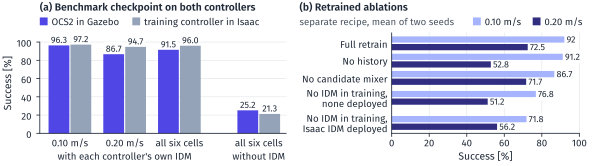

Source code (Python):
"""Plot transfer and retrained ablations (fig:transfer-ablations, Sec. 5.2).

Source of every number: the author's final results of 2026-11-03 (full record on the cluster,
/scratch/sselvaraj/gaitnet-runs/idm/inv/paper_exp/SUMMARY.md),
sections "Same checkpoint on Gazebo (OCS2) vs Isaac" and
"Retrained ablations (P2b)". Nothing here is invented or re-derived from
another source.

Design rule (user, 2026-11-03: "the bx and wisker is not good readapple ...
head map is notr good"): plain bars only. No error bars, whiskers,
confidence bands, heatmaps, p-values or per-seed marks. Every bar carries
its value, and every bar starts at 0.

(a) The benchmark checkpoint c0 (iteration 350, depth-camera terrain) on OCS2
    in Gazebo (G125 worlds, 100 trials per cell) and on the training controller
    in Isaac (120 robots per cell), each with its own IDM, then without an IDM.
    Groups: with IDM at 0.10 m/s (26/38/49 % voids pooled), with IDM at
    0.20 m/s, with IDM over all six cells, and, after a gap, without IDM over
    all six cells. Isaac's void fractions are nominal (20/30/40 %), matched to
    OCS2's by void area.
(b) The retrained ablations ("P2b"): a separate training recipe, two training
    seeds per arm, 300 trials per seed and command on the same OCS2 benchmark.
    Plotted: the mean of the two seeds per command, one bar each. The per-seed
    counts below are used only to form that mean and to check it against the
    source; no per-seed value is drawn (user rule, 2026-11-03).

Data conventions:
- Counts are integers out of n. Every derived number is a fractions.Fraction,
  rounded half up with decimal.ROUND_HALF_UP (Python's round() would give,
  e.g., 21.2 where the paper prints 21.3). Every printed value is asserted
  against the figure spec before anything is drawn.
- Isaac without IDM: the 49 %/0.10 m/s cell was reported as 8.2 %, which is
  not k/120 for any k. The author said on 2026-11-03 that the rate is about
  8 % and chose the nearest whole count, 10/120 = 8.3 %. All six cells are
  then counts, and "without IDM, all" is 153/720 = 21.25 -> 21.3
  (= \\corlBenchIsaacNoIdm, unchanged).
- Full retrains: the source gives only whole-percent per-command rates
  (92/92 at 0.10 m/s, 72/73 at 0.20 m/s) and no per-void cells, so their seed
  means are 92 and 72.5 and are printed exactly so ("92", not "92.0").

Open \\verify items that touch this figure's data:
- OCS2 with IDM at 49 %/0.20 m/s is 77, as in the G125 main table; the author
  confirmed 77 on 2026-11-03 (the Gazebo-vs-Isaac table's 87 is superseded).
  The speed x void sweep's tile size and success criterion (\\verify) do not
  enter this figure.

usage: ~/miniforge3/envs/manim/bin/python -B fig_transfer_ablations.py
       (writes fig_transfer_ablations.pdf and .png next to this file)
"""
import itertools
import subprocess
from decimal import ROUND_HALF_UP, Decimal, getcontext
from fractions import Fraction
from pathlib import Path

import matplotlib
matplotlib.use("Agg")
import matplotlib.pyplot as plt
from matplotlib import font_manager
from matplotlib.patches import Rectangle
from matplotlib.text import Annotation, Text
from matplotlib.textpath import TextPath
from matplotlib.transforms import Affine2D, Bbox, blended_transform_factory

HERE = Path(__file__).resolve().parent
getcontext().prec = 40


# ---------------------------------------------------------------- helpers
def dec(x: Fraction) -> Decimal:
    """Exact-enough Decimal of a Fraction (40 significant digits)."""
    return Decimal(x.numerator) / Decimal(x.denominator)


def half_up(x, places: str = "0.1") -> Decimal:
    """Round a Fraction or Decimal half up to the given quantum."""
    d = dec(x) if isinstance(x, Fraction) else Decimal(x)
    return d.quantize(Decimal(places), rounding=ROUND_HALF_UP)


def pct(k: int, n: int) -> Fraction:
    """Success rate in percent as an exact Fraction."""
    return Fraction(100 * k, n)


def r1(x) -> str:
    """One-decimal, half-up string of a Fraction or Decimal."""
    return str(half_up(x))


# ---------------------------------------------------------------- data (a)
# Cell order: 0.10 m/s at 26/38/49 % voids, then 0.20 m/s at 26/38/49 %.
N_OCS2 = 100                               # trials per cell (\corlBenchTrialsPerCell)
N_ISAAC = 120                              # robots per cell (\corlBenchIsaacRobots)

OCS2_IDM = [100, 93, 96, 96, 87, 77]       # OCS2 IDM; 77 not 87, see docstring
ISAAC_IDM = [116, 120, 114, 120, 114, 107]  # training-controller IDM
OCS2_NOIDM = [48, 34, 11, 33, 17, 8]       # the real no-IDM result (author)
# Isaac without IDM, successes of 120. Cell 3 was reported as 8.2 %; the
# author's answer (2026-11-03: "about 8 %") fixes it at 10/120 = 8.3 %.
ISAAC_NOIDM_K = [50, 41, 10, 30, 14, 8]
ISAAC_NOIDM_ALL_GIVEN = Decimal("21.3")    # \corlBenchIsaacNoIdm

# ---------------------------------------------------------------- data (b)
# Per-void successes out of 100 per seed (s1, s2), order as in (a); GT P2b table.
ABLATION_CELLS = {
    "No history": ([98, 95, 84, 64, 36, 17], [96, 90, 84, 82, 70, 48]),
    "No candidate mixer": ([97, 89, 84, 89, 81, 58], [93, 77, 80, 81, 69, 52]),
    "No IDM in training,\nnone deployed": ([81, 74, 59, 69, 47, 22],
                                           [89, 85, 73, 76, 59, 34]),
    "No IDM in training,\nIsaac IDM deployed": ([72, 66, 52, 68, 52, 37],
                                                [89, 84, 68, 83, 64, 33]),
}
# GT's per-seed, per-command whole-percent rates and per-seed pooled rates,
# used only to cross-check the cells above (never plotted).
ABLATION_GIVEN_PER_SEED = {
    "No history": ((92, 39, "65.7"), (90, 67, "78.3")),
    "No candidate mixer": ((90, 76, "83.0"), (83, 67, "75.3")),
    "No IDM in training,\nnone deployed": ((71, 46, "58.7"), (82, 56, "69.3")),
    "No IDM in training,\nIsaac IDM deployed": ((63, 52, "57.8"), (80, 60, "70.2")),
}
# Full retrains: only whole-percent per-command rates are given (s1, s2).
FULL_RETRAIN_GIVEN = {"0.10": (92, 92), "0.20": (72, 73)}

# ---------------------------------------------------------------- derived (a)
# Successes and trials per group: 0.10 m/s = cells 0-2, 0.20 m/s = cells 3-5.
GROUPS_A = ["with IDM, 0.10 m/s", "with IDM, 0.20 m/s", "with IDM, all", "without IDM, all"]
ocs2_counts = {
    "with IDM, 0.10 m/s": (sum(OCS2_IDM[:3]), 3 * N_OCS2),
    "with IDM, 0.20 m/s": (sum(OCS2_IDM[3:]), 3 * N_OCS2),
    "with IDM, all": (sum(OCS2_IDM), 6 * N_OCS2),
    "without IDM, all": (sum(OCS2_NOIDM), 6 * N_OCS2),
}
isaac_counts = {
    "with IDM, 0.10 m/s": (sum(ISAAC_IDM[:3]), 3 * N_ISAAC),
    "with IDM, 0.20 m/s": (sum(ISAAC_IDM[3:]), 3 * N_ISAAC),
    "with IDM, all": (sum(ISAAC_IDM), 6 * N_ISAAC),
    "without IDM, all": (sum(ISAAC_NOIDM_K), 6 * N_ISAAC),
}
vals_a = {"ocs2": {g: pct(*kn) for g, kn in ocs2_counts.items()},
          "isaac": {g: pct(*kn) for g, kn in isaac_counts.items()}}
labels_a = {ctrl: {g: r1(v) for g, v in d.items()} for ctrl, d in vals_a.items()}

# ---------------------------------------------------------------- derived (b)
# Seed mean per command = (k_s1 + k_s2) / 600, k = successes over 3 cells.
ARMS = ["Full retrain"] + list(ABLATION_CELLS)
vals_b = {"Full retrain": (Fraction(sum(FULL_RETRAIN_GIVEN["0.10"]), 2),
                           Fraction(sum(FULL_RETRAIN_GIVEN["0.20"]), 2))}
for arm, (s1, s2) in ABLATION_CELLS.items():
    vals_b[arm] = (pct(sum(s1[:3]) + sum(s2[:3]), 600), pct(sum(s1[3:]) + sum(s2[3:]), 600))
labels_b = {arm: tuple(r1(v) for v in vs) for arm, vs in vals_b.items()}
# Full retrains are printed as given (whole-percent inputs): "92", not "92.0".
labels_b["Full retrain"] = (str(vals_b["Full retrain"][0]), str(dec(vals_b["Full retrain"][1])))

# ---------------------------------------------------------------- asserts
# (a) counts behind each bar
assert ocs2_counts == {"with IDM, 0.10 m/s": (289, 300), "with IDM, 0.20 m/s": (260, 300),
                       "with IDM, all": (549, 600), "without IDM, all": (151, 600)}
assert isaac_counts == {"with IDM, 0.10 m/s": (350, 360), "with IDM, 0.20 m/s": (341, 360),
                        "with IDM, all": (691, 720), "without IDM, all": (153, 720)}
# (a) Isaac cells reproduce GT's comparison table
assert [r1(pct(k, N_ISAAC)) for k in ISAAC_IDM] == ["96.7", "100.0", "95.0", "100.0", "95.0", "89.2"]
# The five other cells reproduce GT's rates; cell 3 is 8.3 (author: about 8 %).
assert [r1(pct(k, N_ISAAC)) for k in ISAAC_NOIDM_K] == ["41.7", "34.2", "8.3", "25.0", "11.7", "6.7"]
assert half_up(vals_a["isaac"]["without IDM, all"]) == ISAAC_NOIDM_ALL_GIVEN
# (a) every printed value, as in the figure spec (OCS2 / Isaac per group)
assert [(labels_a["ocs2"][g], labels_a["isaac"][g]) for g in GROUPS_A] == [
    ("96.3", "97.2"), ("86.7", "94.7"), ("91.5", "96.0"), ("25.2", "21.3")]
# (b) cells reproduce GT's per-seed rates
for arm, (s1, s2) in ABLATION_CELLS.items():
    for cells, (g10, g20, gpool) in zip((s1, s2), ABLATION_GIVEN_PER_SEED[arm]):
        assert half_up(pct(sum(cells[:3]), 300), "1") == g10, arm
        assert half_up(pct(sum(cells[3:]), 300), "1") == g20, arm
        assert r1(pct(sum(cells), 600)) == gpool, arm
# (b) every printed value, as in the figure spec (0.10 / 0.20 m/s per arm)
assert [labels_b[a] for a in ARMS] == [
    ("92", "72.5"), ("91.2", "52.8"), ("86.7", "71.7"), ("76.8", "51.2"), ("71.8", "56.2")]
assert vals_b["Full retrain"] == (Fraction(92), Fraction(145, 2))
print("all asserts passed")

# ---------------------------------------------------------------- style
# Same font, rcParams and export path as fig_bench.py and Fig. 1.
for f in ("/usr/share/fonts/opentype/fira/FiraSans-Regular.otf",
          "/usr/share/fonts/opentype/fira/FiraSans-SemiBold.otf"):
    font_manager.fontManager.addfont(f)
plt.rcParams.update({
    "font.family": "Fira Sans", "font.size": 7.5,
    "axes.labelsize": 7.5, "xtick.labelsize": 7, "ytick.labelsize": 7,
    "legend.fontsize": 7, "axes.linewidth": 0.6,
    "xtick.major.width": 0.6, "ytick.major.width": 0.6,
    "xtick.major.size": 2.5, "ytick.major.size": 2.5,
    "axes.edgecolor": "#1F2937", "axes.labelcolor": "#1F2937",
    "xtick.color": "#1F2937", "ytick.color": "#1F2937",
    "pdf.fonttype": 42,
})
INK = "#1F2937"
MUTED = "#4B5563"
GRID = "#E5E7EB"
C_OCS2 = "#4F46E5"        # GaitNet on OCS2 (GaitNet's colour in every figure)
C_ISAAC = "#94A3B8"       # the same checkpoint on the training controller in Isaac
C_V10 = "#A5B4FC"         # 0.10 m/s in (b)
C_V20 = "#312E81"         # 0.20 m/s in (b)
FS_VALUE = 6.5            # value labels on the bars
FS_TICK = 7.0             # tick and category labels
FS_KEY = 7.0              # legend keys and subtitle (7 pt, as in Figs. 2-3)
FS_TITLE = 7.5

# ---------------------------------------------------------------- layout [mm]
MM = 1 / 25.4
FIG_W, FIG_H = 152.0, 42.0
LEFT_A, WIDTH_A = 9.6, 63.0       # panel (a) axes
GAP_AB = 27.0                     # (a) right edge to (b) axes left; holds (b)'s row labels
RIGHT_MARGIN = 4.4                # holds (b)'s value labels past 100 %
WIDTH_B = FIG_W - LEFT_A - WIDTH_A - GAP_AB - RIGHT_MARGIN
BOTTOM, TOP = 8.0, 33.6           # axes bottom and top [mm from the canvas bottom]
TITLE_Y, HEADER_Y = 39.3, 35.6    # baselines of panel titles and the header row [mm]
ROW1_Y, ROW2_Y = BOTTOM - 3.3, BOTTOM - 6.7   # baselines of (a)'s two category rows [mm]

fig, (ax_a, ax_b) = plt.subplots(1, 2, figsize=(FIG_W * MM, FIG_H * MM),
                                 gridspec_kw=dict(width_ratios=[WIDTH_A, WIDTH_B]))
fig.subplots_adjust(left=LEFT_A / FIG_W, right=1 - RIGHT_MARGIN / FIG_W,
                    bottom=BOTTOM / FIG_H, top=TOP / FIG_H,
                    wspace=GAP_AB / ((WIDTH_A + WIDTH_B) / 2))
# Canvas coordinates in mm from the bottom-left corner, for titles, the
# header row and the category rows (all placed by baseline).
T_MM = Affine2D().scale(1 / FIG_W, 1 / FIG_H) + fig.transFigure


def text_mm(x, y, s, **kw):
    return fig.text(x, y, s, transform=T_MM, va="baseline", **kw)


def key_row(x0, y, items):
    """One-row legend at baseline y [mm]: a square swatch, then its label."""
    fig.canvas.draw()
    r = fig.canvas.get_renderer()
    side = 2.0                                     # swatch side [mm], about the cap height
    x = x0
    for colour, label in items:
        fig.add_artist(Rectangle((x, y - 0.05), side, side, transform=T_MM,
                                 facecolor=colour, edgecolor="none", zorder=3))
        t = text_mm(x + side + 1.0, y, label, ha="left", fontsize=FS_KEY, color=INK)
        x = T_MM.inverted().transform((t.get_window_extent(r).x1, 0))[0] + 3.2
    return x


def axes_left_mm(ax):
    return ax.get_position().x0 * FIG_W


def value_text(ax, xy, s, **kw):
    # White box under the digits masks the grid line behind them; zorder 1.5
    # keeps the box below every bar (zorder 2), so it can never hide one.
    return ax.annotate(s, xy=xy, textcoords="offset points", fontsize=FS_VALUE, color=INK,
                       annotation_clip=False, zorder=1.5,
                       bbox=dict(boxstyle="square,pad=0.15", fc="white", ec="none"), **kw)


# ---------------------------------------------------------------- panel (a)
# x positions of the four groups; the gap before "without IDM" is 0.45 wider.
X_A = [0.0, 1.0, 2.0, 3.45]
BAR_W = 0.38                      # one bar [category units]
DX = BAR_W / 2 + 0.01             # bar centre offset from the group centre
ax_a.set_xlim(-0.55, 3.95)
ax_a.set_ylim(0, 110)
ax_a.set_yticks(range(0, 101, 20))
ax_a.spines["left"].set_bounds(0, 100)
ax_a.set_ylabel("Success [%]", labelpad=2)
ax_a.grid(axis="y", color=GRID, lw=0.5)
ax_a.set_axisbelow(True)
ax_a.spines[["top", "right"]].set_visible(False)
ax_a.set_xticks([])

for xg, g in zip(X_A, GROUPS_A):
    for ctrl, dx, colour in (("ocs2", -DX, C_OCS2), ("isaac", +DX, C_ISAAC)):
        v = float(vals_a[ctrl][g])
        ax_a.bar(xg + dx, v, width=BAR_W, color=colour, edgecolor="none", zorder=2)
        value_text(ax_a, (xg + dx, v), labels_a[ctrl][g], xytext=(0, 1.8),
                   ha="center", va="baseline")

# Category labels in two rows under the axis: what was pooled, then the IDM condition.
blend_a = blended_transform_factory(ax_a.transData, T_MM)
for xg, lab in zip(X_A, ["0.10 m/s", "0.20 m/s", "all six cells", "all six cells"]):
    ax_a.text(xg, ROW1_Y, lab, transform=blend_a, ha="center", va="baseline",
              fontsize=FS_TICK, color=INK, clip_on=False)
for xg, lab in ((1.0, "with each controller's own IDM"), (X_A[3], "without IDM")):
    ax_a.text(xg, ROW2_Y, lab, transform=blend_a, ha="center", va="baseline",
              fontsize=FS_TICK, color=INK, clip_on=False)

x_a0 = axes_left_mm(ax_a)
text_mm(x_a0, TITLE_Y, "(a) Benchmark checkpoint on both controllers", ha="left",
        fontsize=FS_TITLE, fontweight="semibold", color=INK)
key_row(x_a0, HEADER_Y, [(C_OCS2, "OCS2 in Gazebo"), (C_ISAAC, "training controller in Isaac")])

# ---------------------------------------------------------------- panel (b)
# Arms top to bottom (y axis inverted). The pitch grows where a two-line
# label meets another label, so the gap between labels stays well above the
# gap between the lines of one label.
Y_ROWS = [0.0, 1.0, 2.0, 3.15, 4.6]
H_B = 0.36                        # one bar [row units]
# Bar centre offset from the arm centre. The 0.08-unit (~1 pt) gap between an
# arm's two bars keeps a value label, centred on its bar and about as tall as
# it, clear of the neighbouring bar.
DY = H_B / 2 + 0.04
ax_b.set_ylim(Y_ROWS[-1] + 0.6, -0.6)
ax_b.set_xlim(0, 100)
ax_b.set_xticks(range(0, 101, 20))
# Tick labels and the axis label sit on the same two baselines as (a)'s
# category rows, so both panels share one band under the axes.
ax_b.set_xticklabels([])
blend_b = blended_transform_factory(ax_b.transData, T_MM)
for xt in range(0, 101, 20):
    ax_b.text(xt, ROW1_Y, str(xt), transform=blend_b, ha="center", va="baseline",
              fontsize=FS_TICK, color=INK, clip_on=False)
ax_b.text(50, ROW2_Y, "Success [%]", transform=blend_b, ha="center", va="baseline",
          fontsize=plt.rcParams["axes.labelsize"], color=INK, clip_on=False)
ax_b.set_yticks(Y_ROWS)
ax_b.set_yticklabels(ARMS, fontsize=FS_TICK, linespacing=0.9)
ax_b.tick_params(axis="y", length=0, pad=3.0)
ax_b.grid(axis="x", color=GRID, lw=0.5)
ax_b.set_axisbelow(True)
ax_b.spines[["top", "right"]].set_visible(False)

for y, arm in zip(Y_ROWS, ARMS):
    for dy, colour, v, s in ((-DY, C_V10, vals_b[arm][0], labels_b[arm][0]),
                             (+DY, C_V20, vals_b[arm][1], labels_b[arm][1])):
        ax_b.barh(y + dy, float(v), height=H_B, color=colour, edgecolor="none", zorder=2)
        # Fira Sans digits span -0.022..0.679 em about the baseline, so a
        # baseline 0.33 em below the bar centre centres the digits on the bar.
        value_text(ax_b, (float(v), y + dy), s, xytext=(1.6, -0.33 * FS_VALUE), ha="left",
                   va="baseline")

# Title, subtitle and key start at the left edge of the row labels.
fig.canvas.draw()
renderer = fig.canvas.get_renderer()
x_b0 = T_MM.inverted().transform(
    (min(t.get_window_extent(renderer).x0 for t in ax_b.get_yticklabels()), 0))[0]
text_mm(x_b0, TITLE_Y, "(b) Retrained ablations", ha="left",
        fontsize=FS_TITLE, fontweight="semibold", color=INK)
sub = text_mm(x_b0, HEADER_Y, "separate recipe, mean of two seeds", ha="left",
              fontsize=FS_KEY, color=MUTED)
fig.canvas.draw()
x_key_b = T_MM.inverted().transform((sub.get_window_extent(renderer).x1, 0))[0] + 4.0
key_row(x_key_b, HEADER_Y, [(C_V10, "0.10 m/s"), (C_V20, "0.20 m/s")])

# Inkscape's text-to-path drops OpenType ligature glyphs ("filled" came out as
# "f lled"), so ligatures are switched off for every text in the figure.
for t in fig.findobj(Text):
    t.set_fontfeatures(["-liga"])


# ---------------------------------------------------------------- layout check
def ink_boxes(t: Text, r) -> list[Bbox]:
    """Glyph-ink boxes (one per line, display px) of an unrotated text.

    The layout bbox of a text includes the font's full ascent and descent, so
    it flags neighbours whose glyphs do not touch. TextPath gives the outlines.
    """
    if t.get_rotation() % 360:
        return [t.get_window_extent(r)]
    if isinstance(t, Annotation):
        t.update_positions(r)      # sets the transform of the text position (xytext)
    _, info, _ = t._get_layout(r)
    posx, posy = t.get_transform().transform(t.get_unitless_position())
    scale = r.points_to_pixels(1.0)
    boxes = []
    for line, _, (lx, ly) in info:
        if not line.strip():
            continue
        ext = TextPath((0, 0), line, size=t.get_fontsize(), prop=t.get_fontproperties()).get_extents()
        boxes.append(Bbox.from_extents(posx + lx + ext.x0 * scale, posy + ly + ext.y0 * scale,
                                       posx + lx + ext.x1 * scale, posy + ly + ext.y1 * scale))
    return boxes


def layout_report(fig, min_gap_pt: float = 0.5) -> list[str]:
    """Ink overlaps text-text and text-bar, texts off the canvas, small fonts."""
    fig.canvas.draw()
    r = fig.canvas.get_renderer()
    gap = r.points_to_pixels(min_gap_pt)
    fb = fig.bbox
    texts = []                     # (label, [ink boxes], fontsize)
    for t in fig.findobj(Text):
        if t.get_visible() and t.get_text().strip():
            texts.append((t.get_text().replace("\n", "/"), ink_boxes(t, r), t.get_fontsize()))
    hit = lambda a, b: (a.x0 < b.x1 + gap and a.x1 > b.x0 - gap and
                        a.y0 < b.y1 + gap and a.y1 > b.y0 - gap)
    problems = []
    for s, boxes, fs in texts:
        if fs < 6.3:
            problems.append(f"font {fs} pt < 6.3: {s!r}")
        for bb in boxes:
            if bb.x0 < fb.x0 or bb.x1 > fb.x1 or bb.y0 < fb.y0 or bb.y1 > fb.y1:
                problems.append(f"off canvas: {s!r}")
    for (s1, b1, _), (s2, b2, _) in itertools.combinations(texts, 2):
        if any(hit(a, b) for a in b1 for b in b2):
            problems.append(f"text overlap: {s1!r} x {s2!r}")
    # Bars and key swatches in display px.
    marks = [("bar", p.get_window_extent(r)) for ax in (ax_a, ax_b) for p in ax.patches]
    marks += [("swatch", a.get_window_extent(r)) for a in fig.artists if isinstance(a, Rectangle)]
    for s, boxes, _ in texts:
        for kind, mb in marks:
            if any(hit(b, mb) for b in boxes):
                problems.append(f"{kind} touches text {s!r}")
    return problems


report = layout_report(fig)
print("layout:", "clean" if not report else "\n  " + "\n  ".join(report))
digits = sorted({t.get_text().replace("\n", "/") for t in fig.findobj(Text)
                 if any(ch.isdigit() for ch in t.get_text())})
print("texts with digits:", digits)

# ---------------------------------------------------------------- export
fig.savefig(HERE / "fig_transfer_ablations.png", dpi=300)
# Matplotlib embeds the OpenType (CFF) Fira Sans in a way some PDF checkers
# flag, so the PDF for the paper has its text converted to outlines.
raw = HERE / "fig_transfer_ablations.raw.pdf"
fig.savefig(raw)
subprocess.run(["inkscape", str(raw), "--export-type=pdf", "--export-text-to-path",
                "-o", str(HERE / "fig_transfer_ablations.pdf")], check=True, capture_output=True)
raw.unlink()
print("wrote", HERE / "fig_transfer_ablations.pdf")
